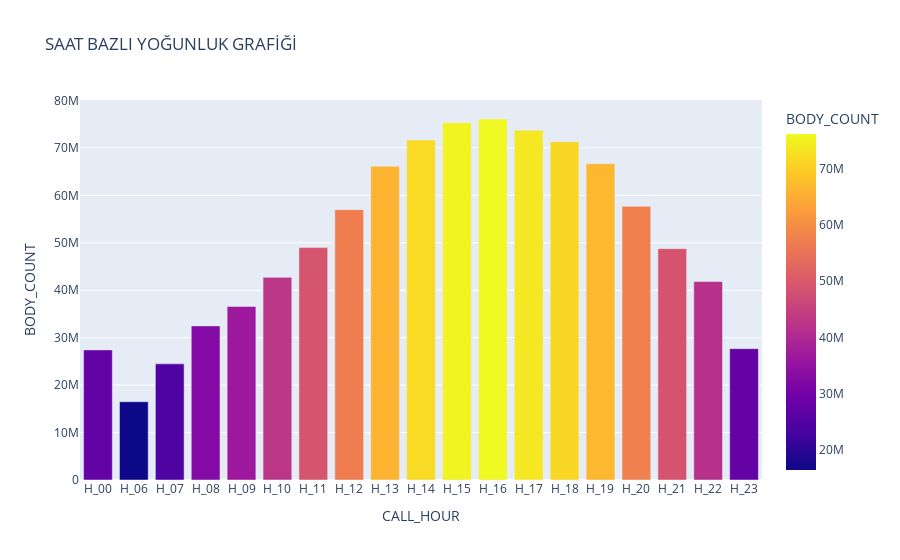

Write notebook code for a chart like this one.
### Markdown cell above
<h2><center> Cluster-0 </center></h2>

### Code cell
hour_body_0 = cluster_0.groupby('CALL_HOUR')['BODY_COUNT'].sum().reset_index()

fig = px.bar(hour_body_0, x='CALL_HOUR', y='BODY_COUNT',color="BODY_COUNT",
            title= "SAAT BAZLI YOĞUNLUK GRAFİĞİ")
fig.show()

### Figure 1 — Plotly figure (JSON) as saved in the notebook; plotly's stock layout.template omitted (floating-point values rounded to 4 significant figures)
{"data": [{"alignmentgroup": "True", "hovertemplate": "CALL_HOUR=%{x}<br>BODY_COUNT=%{marker.color}<extra></extra>", "legendgroup": "", "marker": {"color": [27420000.0, 16500000.0, 24480000.0, 32470000.0, 36580000.0, 42710000.0, 48980000.0, 56970000.0, 66120000.0, 71670000.0, 75320000.0, 76080000.0, 73710000.0, 71280000.0, 66680000.0, 57680000.0, 48760000.0, 41810000.0, 27680000.0], "coloraxis": "coloraxis", "pattern": {"shape": ""}}, "name": "", "offsetgroup": "", "orientation": "v", "showlegend": false, "textposition": "auto", "type": "bar", "x": ["H_00", "H_06", "H_07", "H_08", "H_09", "H_10", "H_11", "H_12", "H_13", "H_14", "H_15", "H_16", "H_17", "H_18", "H_19", "H_20", "H_21", "H_22", "H_23"], "xaxis": "x", "y": [27420000.0, 16500000.0, 24480000.0, 32470000.0, 36580000.0, 42710000.0, 48980000.0, 56970000.0, 66120000.0, 71670000.0, 75320000.0, 76080000.0, 73710000.0, 71280000.0, 66680000.0, 57680000.0, 48760000.0, 41810000.0, 27680000.0], "yaxis": "y"}], "layout": {"autosize": true, "barmode": "relative", "coloraxis": {"colorbar": {"title": {"text": "BODY_COUNT"}}, "colorscale": [[0, "#0d0887"], [0.1111, "#46039f"], [0.2222, "#7201a8"], [0.3333, "#9c179e"], [0.4444, "#bd3786"], [0.5556, "#d8576b"], [0.6667, "#ed7953"], [0.7778, "#fb9f3a"], [0.8889, "#fdca26"], [1, "#f0f921"]]}, "legend": {"tracegroupgap": 0}, "title": {"text": "SAAT BAZLI YOĞUNLUK GRAFİĞİ"}, "xaxis": {"anchor": "y", "autorange": true, "domain": [0, 1], "range": [-0.5, 18.5], "title": {"text": "CALL_HOUR"}, "type": "category"}, "yaxis": {"anchor": "x", "autorange": true, "domain": [0, 1], "range": [0, 80090000.0], "title": {"text": "BODY_COUNT"}, "type": "linear"}}}
